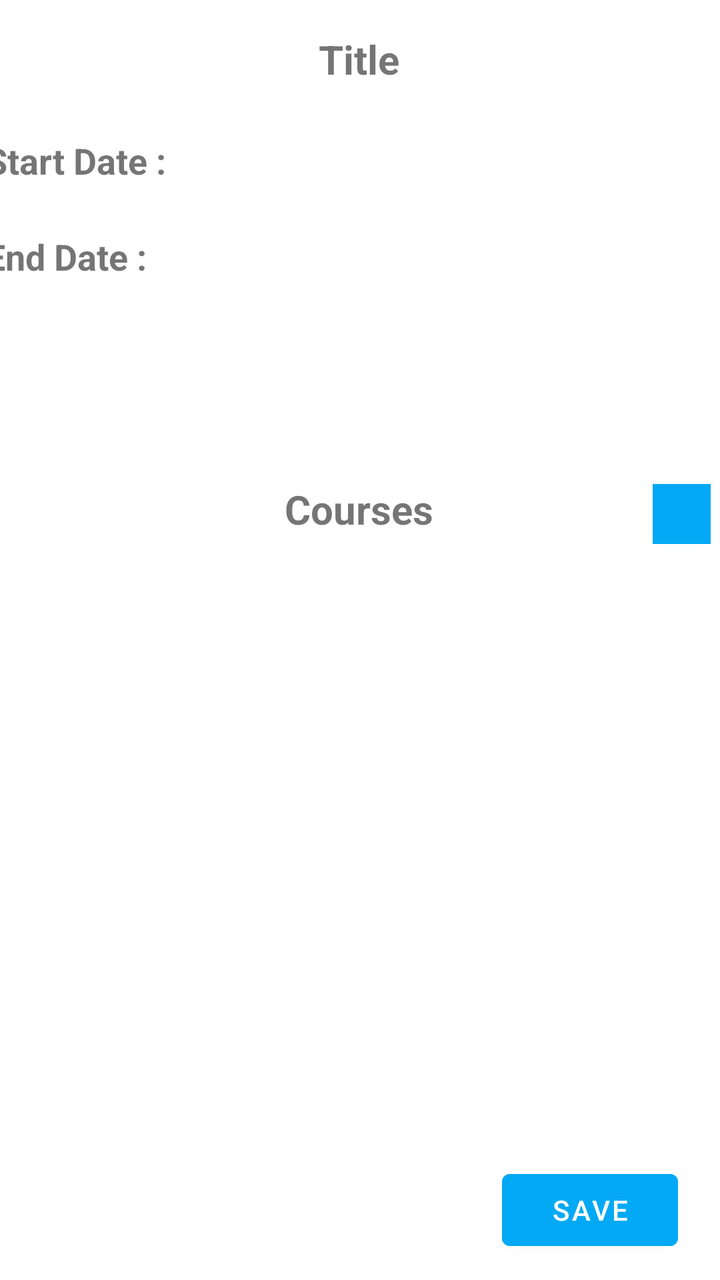
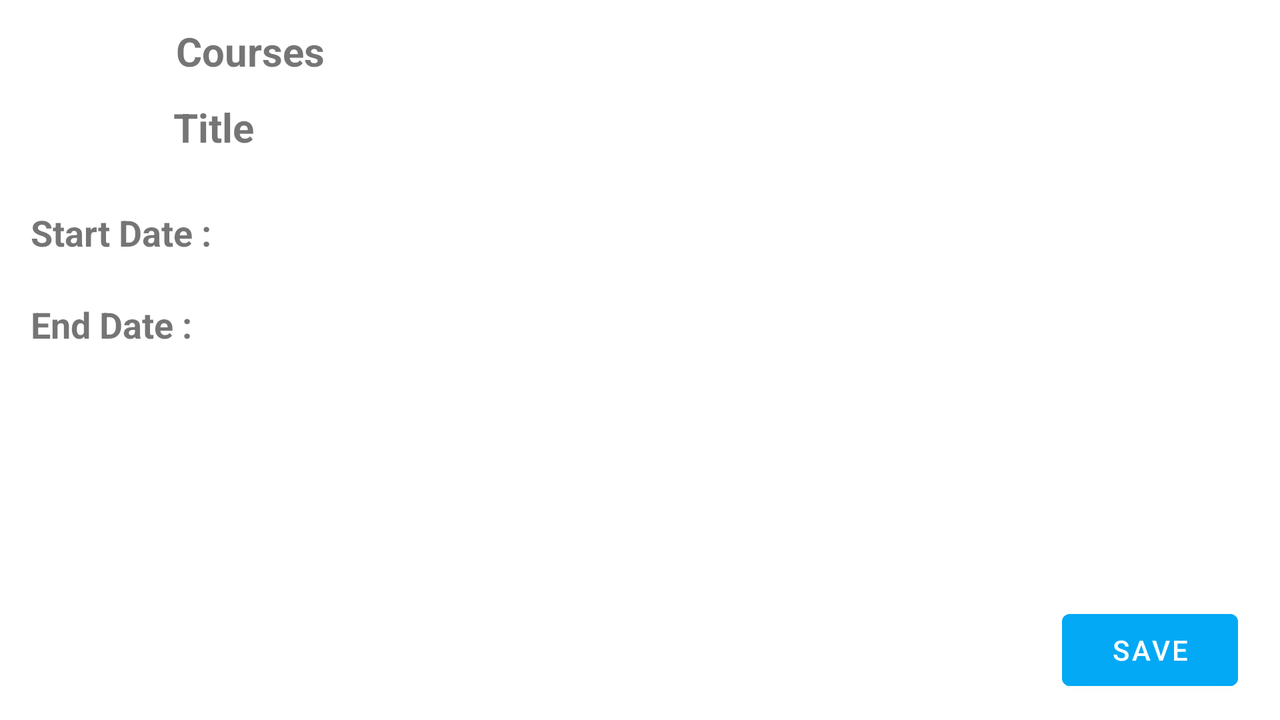

Two renders of one Android screen. The first uses the default layout on a phone; the second uses the alternative layout the repository ships for a different screen configuration, on a matching device. The two XML files are below.
<!-- AndroidManifest.xml: application theme Theme.TermTracker -->
<!-- res/layout/activity_detailed_term.xml -->
<?xml version="1.0" encoding="utf-8"?>
<androidx.constraintlayout.widget.ConstraintLayout
        xmlns:android="http://schemas.android.com/apk/res/android"
        xmlns:tools="http://schemas.android.com/tools"
        xmlns:app="http://schemas.android.com/apk/res-auto"
        android:layout_width="match_parent"
        android:layout_height="match_parent"
        tools:context=".DetailedTermActivity" android:id="@+id/mainDetailedTerm">

    <TextView
            android:text="@string/detailed_termTitle"
            android:layout_width="wrap_content"
            android:layout_height="wrap_content" android:id="@+id/detailed_termTitleTV"
            app:layout_constraintTop_toTopOf="parent"
            android:layout_marginTop="16dp" app:layout_constraintStart_toStartOf="parent"
            android:layout_marginStart="176dp" android:layout_marginEnd="177dp"
            app:layout_constraintEnd_toEndOf="parent" app:layout_constraintHorizontal_bias="0.5"
            android:textSize="20sp" android:textStyle="bold"/>
    <TextView
            android:text="@string/detailed_termStart"
            android:layout_width="100dp"
            android:layout_height="wrap_content" android:id="@+id/textView8"
            app:layout_constraintTop_toTopOf="parent"
            android:layout_marginTop="68dp" app:layout_constraintStart_toStartOf="parent"
            android:layout_marginStart="12dp" android:layout_marginEnd="341dp"
            app:layout_constraintEnd_toEndOf="parent"
            android:textSize="18sp" android:textStyle="bold"
            app:layout_constraintHorizontal_bias="0.212"/>
    <TextView
            android:text="@string/detailed_termEnd"
            android:layout_width="100dp"
            android:layout_height="24dp" android:id="@+id/textView10"
            android:layout_marginTop="24dp"
            app:layout_constraintTop_toBottomOf="@id/detailed_termStartTV"
            app:layout_constraintStart_toStartOf="parent"
            android:layout_marginStart="12dp" android:layout_marginEnd="341dp"
            app:layout_constraintEnd_toEndOf="parent"
            android:textSize="18sp" android:textStyle="bold"
            app:layout_constraintHorizontal_bias="0.214"/>
    <TextView
            android:text="@string/detailed_courses"
            android:layout_width="wrap_content"
            android:layout_height="wrap_content" android:id="@+id/detailed_termCoursesTV"
            app:layout_constraintStart_toStartOf="parent" android:layout_marginStart="176dp"
            android:layout_marginEnd="177dp" app:layout_constraintEnd_toEndOf="parent"
            android:layout_marginBottom="17dp" app:layout_constraintBottom_toTopOf="@+id/termCourseRecyclerView"
            android:textSize="20sp" android:textStyle="bold"

    />
    <androidx.recyclerview.widget.RecyclerView
            tools:listitem="@layout/new_course_row"
            android:layout_width="412dp"
            android:layout_height="295dp"
            android:id="@+id/termCourseRecyclerView" app:layout_constraintStart_toStartOf="parent"
            app:layout_constraintEnd_toEndOf="parent"
            app:layout_constraintBottom_toBottomOf="parent" android:layout_marginBottom="60dp"/>
    <Button
            android:text="@string/detailed_saveBtn"
            android:layout_width="wrap_content"
            android:layout_height="wrap_content" android:id="@+id/termSaveBtn"
            android:layout_marginEnd="21dp" app:layout_constraintEnd_toEndOf="parent"
            app:layout_constraintBottom_toBottomOf="parent" android:layout_marginBottom="11dp"
            android:layout_marginTop="1dp" app:layout_constraintTop_toBottomOf="@+id/termCourseRecyclerView"
            android:backgroundTint="#03A9F4"/>
    <ImageButton
            android:layout_width="29dp"
            android:layout_height="30dp" app:srcCompat="@drawable/baseline_add_24" android:id="@+id/addCourseBtn"
            android:background="#03A9F4" android:layout_marginStart="122dp"
            app:layout_constraintStart_toEndOf="@+id/detailed_termCoursesTV" android:layout_marginBottom="13dp"
            app:layout_constraintBottom_toTopOf="@+id/termCourseRecyclerView" android:layout_marginEnd="17dp"
            app:layout_constraintEnd_toEndOf="parent" android:contentDescription="@string/add_course"/>
    <TextView
            android:text=""
            android:layout_width="130dp"
            android:layout_height="24dp" android:id="@+id/detailed_termStartTV"
            android:layout_marginStart="10dp" app:layout_constraintStart_toEndOf="@+id/textView8"
            android:layout_marginTop="25dp" app:layout_constraintTop_toBottomOf="@+id/detailed_termTitleTV"/>
    <TextView
            android:text=""
            android:layout_width="130dp"
            android:layout_height="24dp" android:id="@+id/detailed_termEndTV"
            android:layout_marginStart="10dp" app:layout_constraintStart_toEndOf="@+id/textView10"
            android:layout_marginTop="24dp" app:layout_constraintTop_toBottomOf="@+id/detailed_termStartTV"/>
</androidx.constraintlayout.widget.ConstraintLayout>
<!-- res/layout/new_course_row.xml (included above) -->
<?xml version="1.0" encoding="utf-8"?>
<LinearLayout xmlns:android="http://schemas.android.com/apk/res/android"
              android:layout_width="match_parent"
              android:layout_height="wrap_content" xmlns:app="http://schemas.android.com/apk/res-auto"
              android:orientation="vertical"
>

    <androidx.cardview.widget.CardView
            android:layout_width="match_parent"
            android:layout_height="wrap_content"
            app:cardElevation="5dp"
            android:layout_margin="10dp"
    >
        <RelativeLayout
                android:padding="10dp"
                android:layout_width="match_parent"
                android:layout_height="match_parent" >

            <TextView
                    android:text="@string/courseName"
                    android:layout_width="wrap_content"
                    android:layout_height="wrap_content" android:id="@+id/courseName" android:textStyle="italic"
                    android:textSize="12sp"/>
            <TextView
                    android:text="@string/startTV"
                    android:layout_width="wrap_content"
                    android:layout_alignBaseline="@id/separator" android:layout_alignStart="@id/separator"
                    android:layout_height="wrap_content" android:id="@+id/courseStart"
                    android:layout_marginStart="-64dp" android:textSize="12sp"/>
            <TextView
                    android:text="@string/separator"
                    android:layout_width="wrap_content"
                    android:layout_height="wrap_content" android:id="@+id/separator"
                    android:layout_alignBaseline="@id/courseEnd" android:layout_alignStart="@id/courseEnd"
                    android:layout_marginStart="-32dp" android:textSize="12sp"/>
            <TextView
                    android:text="@string/endTV"
                    android:layout_width="wrap_content"
                    android:layout_height="wrap_content" android:id="@+id/courseEnd"
                    android:layout_alignParentEnd="true" android:textSize="12sp"/>
        </RelativeLayout>
    </androidx.cardview.widget.CardView>
</LinearLayout>
<!-- resources referenced by this layout -->
<resources>
  <string name="add_course">Add Course</string>
  <string name="courseName">Course Name</string>
  <string name="detailed_courses">Courses</string>
  <string name="detailed_saveBtn">Save</string>
  <string name="detailed_termEnd">End Date :</string>
  <string name="detailed_termStart">Start Date :</string>
  <string name="detailed_termTitle">Title</string>
  <string name="endTV">End Date</string>
  <string name="separator">\t—\t</string>
  <string name="startTV">Start Date</string>
  <style name="Theme.TermTracker" parent="Theme.MaterialComponents.DayNight.DarkActionBar">
          
          <item name="colorPrimary">@color/purple_500</item>
          <item name="colorPrimaryVariant">@color/purple_700</item>
          <item name="colorOnPrimary">@color/white</item>
          
          <item name="colorSecondary">@color/teal_200</item>
          <item name="colorSecondaryVariant">@color/teal_700</item>
          <item name="colorOnSecondary">@color/black</item>
          
          <item name="android:statusBarColor">?attr/colorPrimaryVariant</item>
          
      </style>
</resources>
<!-- res/layout-land/activity_detailed_term.xml (the repository's variant of the layout above) -->
<!-- drawn on the phone turned sideways -->
<?xml version="1.0" encoding="utf-8"?>
<androidx.constraintlayout.widget.ConstraintLayout
        xmlns:android="http://schemas.android.com/apk/res/android"
        xmlns:tools="http://schemas.android.com/tools"
        xmlns:app="http://schemas.android.com/apk/res-auto"
        android:layout_width="match_parent"
        android:layout_height="match_parent"
        tools:context=".DetailedTermActivity" android:id="@+id/mainDetailedTerm">

    <TextView
            android:text="@string/detailed_termTitle"
            android:layout_width="wrap_content"
            android:layout_height="wrap_content" android:id="@+id/detailed_termTitleTV"
            android:textSize="20sp" android:textStyle="bold"
            android:layout_marginTop="11dp"
            app:layout_constraintTop_toBottomOf="@+id/detailed_termCoursesTV"
            app:layout_constraintStart_toStartOf="parent" android:layout_marginStart="106dp"
            app:layout_constraintEnd_toStartOf="@+id/termCourseRecyclerView" android:layout_marginEnd="126dp"/>
    <TextView
            android:text="@string/detailed_termStart"
            android:layout_width="100dp"
            android:layout_height="wrap_content" android:id="@+id/textView8"
            app:layout_constraintTop_toTopOf="parent"
            android:layout_marginTop="104dp" app:layout_constraintStart_toStartOf="parent"
            android:layout_marginStart="12dp" android:layout_marginEnd="341dp"
            app:layout_constraintEnd_toEndOf="parent"
            android:textSize="18sp" android:textStyle="bold"
            app:layout_constraintHorizontal_bias="0.017"/>
    <TextView
            android:text="@string/detailed_termEnd"
            android:layout_width="100dp"
            android:layout_height="24dp" android:id="@+id/textView10"
            android:layout_marginTop="24dp"
            app:layout_constraintTop_toBottomOf="@id/detailed_termStartTV"
            app:layout_constraintStart_toStartOf="parent"
            android:layout_marginStart="12dp" android:layout_marginEnd="341dp"
            app:layout_constraintEnd_toEndOf="parent"
            android:textSize="18sp" android:textStyle="bold"
            app:layout_constraintHorizontal_bias="0.017"/>
    <TextView
            android:text="@string/detailed_courses"
            android:layout_width="wrap_content"
            android:layout_height="wrap_content" android:id="@+id/detailed_termCoursesTV"
            android:textSize="20sp" android:textStyle="bold"

            app:layout_constraintStart_toStartOf="parent"
            android:layout_marginStart="88dp" app:layout_constraintTop_toTopOf="parent"
            android:layout_marginTop="12dp"/>
    <androidx.recyclerview.widget.RecyclerView
            tools:listitem="@layout/new_course_row"
            android:layout_width="387dp"
            android:layout_height="258dp"
            android:id="@+id/termCourseRecyclerView" app:layout_constraintStart_toStartOf="parent"
            app:layout_constraintEnd_toEndOf="parent"
            app:layout_constraintBottom_toBottomOf="parent" android:layout_marginBottom="60dp"
            app:layout_constraintHorizontal_bias="0.922"/>
    <Button
            android:text="@string/detailed_saveBtn"
            android:layout_width="wrap_content"
            android:layout_height="wrap_content" android:id="@+id/termSaveBtn"
            android:layout_marginEnd="21dp" app:layout_constraintEnd_toEndOf="parent"
            app:layout_constraintBottom_toBottomOf="parent" android:layout_marginBottom="11dp"
            android:layout_marginTop="1dp" app:layout_constraintTop_toBottomOf="@+id/termCourseRecyclerView"
            android:backgroundTint="#03A9F4"/>
    <ImageButton
            android:layout_width="29dp"
            android:layout_height="30dp" app:srcCompat="@drawable/baseline_add_24" android:id="@+id/addCourseBtn"
            android:background="#03A9F4"
            android:contentDescription="@string/add_course"
            android:layout_marginStart="64dp"
            app:layout_constraintStart_toEndOf="@+id/detailed_termCoursesTV" app:layout_constraintTop_toTopOf="parent"
            android:layout_marginTop="9dp" app:layout_constraintEnd_toStartOf="@+id/termCourseRecyclerView"
            android:layout_marginEnd="17dp"/>
    <TextView
            android:text=""
            android:layout_width="130dp"
            android:layout_height="24dp" android:id="@+id/detailed_termStartTV"
            android:layout_marginStart="10dp" app:layout_constraintStart_toEndOf="@+id/textView8"
            android:layout_marginTop="25dp" app:layout_constraintTop_toBottomOf="@+id/detailed_termTitleTV"/>
    <TextView
            android:text=""
            android:layout_width="130dp"
            android:layout_height="24dp" android:id="@+id/detailed_termEndTV"
            android:layout_marginStart="10dp" app:layout_constraintStart_toEndOf="@+id/textView10"
            android:layout_marginTop="24dp" app:layout_constraintTop_toBottomOf="@+id/detailed_termStartTV"/>
</androidx.constraintlayout.widget.ConstraintLayout>
